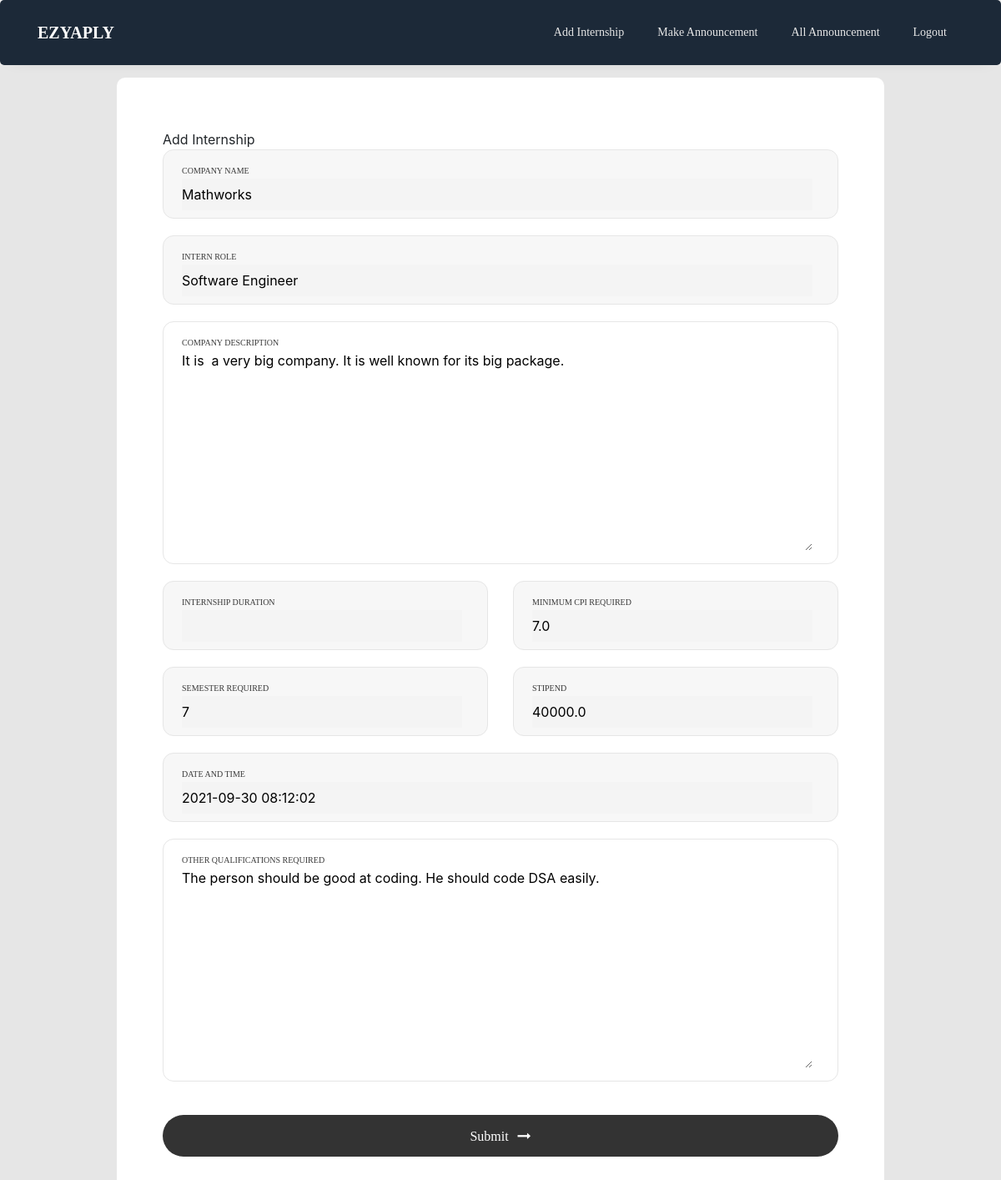
Before: /edit_internship/1 with the older database file.
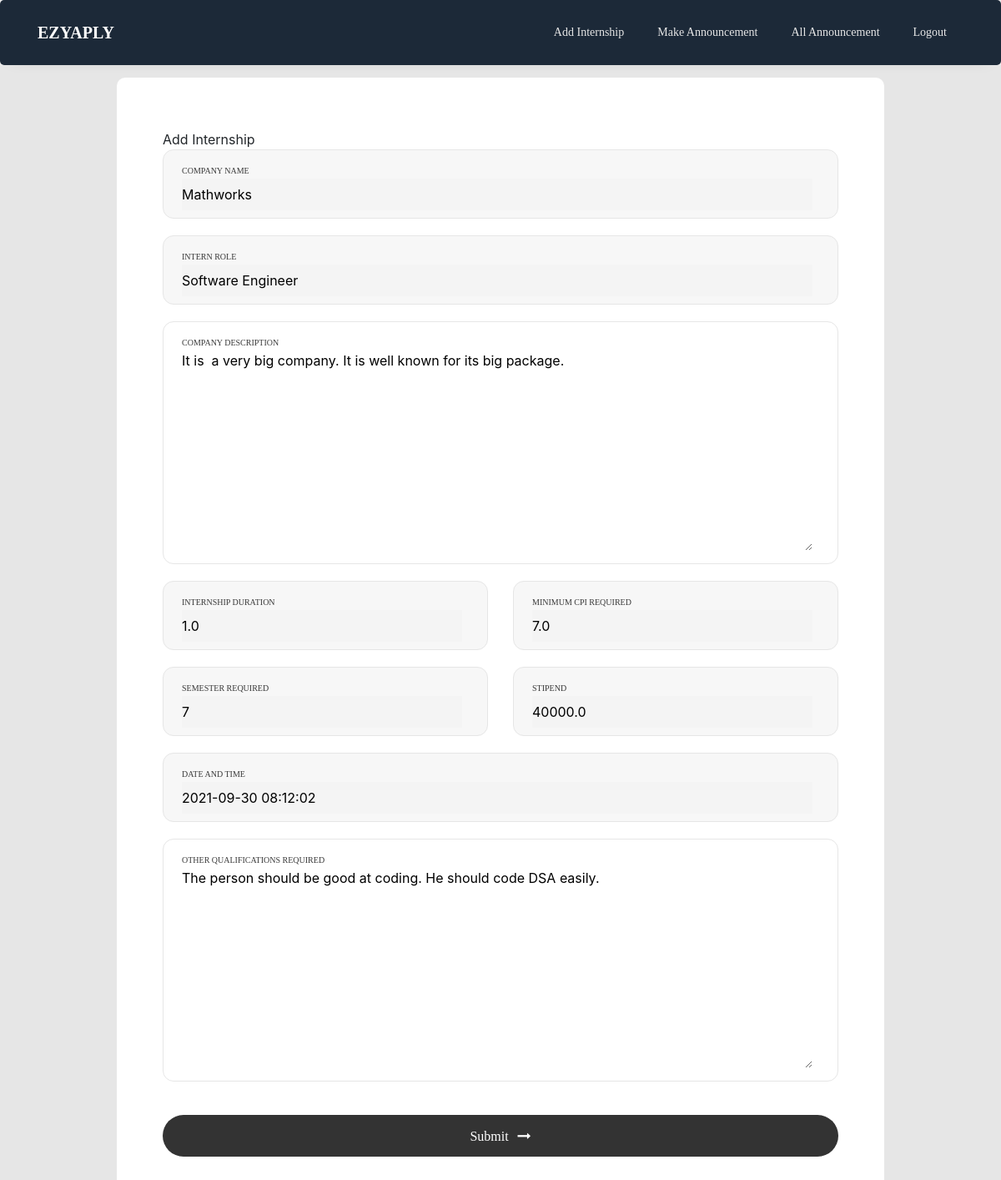
After: the same page with the newer database file.
### ezyaplyapp/models.py (models this page shows, shortened)
class Internships(models.Model):
    iid=models.AutoField(primary_key=True)
    company_name = models.CharField(max_length=200)
    intern_role=models.CharField(max_length=200,blank=True)
    description=models.TextField(max_length=500,null=True)
    duration= models.FloatField(blank=True,null=True)
    cpi = models.FloatField(blank=True,null=True)
    semester = models.IntegerField(null=True)
    other_qualifications=models.TextField(blank=True,null=True)
    stipend=models.FloatField(blank=True,null=True)
    date=models.CharField(max_length=100,null=True)

### ezyaplyapp/views.py (the view, shortened to what this page needs)
# urls.py: path('edit_internship/<id>',views.edit_internship,name='edit_internship'),
def edit_internship(request,id):
    intern=Internships.objects.get(iid=id)
    form=AddInternshipForm(instance=intern)
    context = {'form':form,
    'user_id':request.user.id}
    return render(request, 'edit_internship.html',context)

### ezyaplyapp/forms.py
class AddInternshipForm(forms.ModelForm):
    class Meta:
        model=Internships
        fields=['company_name','intern_role','description','duration','cpi','semester','other_qualifications','stipend','date']

### ezyaplyapp/template/edit_internship.html (shortened to what the changed rows need)
<!doctype html>
{% load static %}
<html lang="en">
  <head>
	<link rel="stylesheet" type="text/css" href="{% static 'form/vendor/bootstrap/css/bootstrap.min.css' %}">
	<link rel="stylesheet" type="text/css" href="{% static 'form/fonts/font-awesome-4.7.0/css/font-awesome.min.css' %}">
	<link rel="stylesheet" type="text/css" href="{% static 'form/fonts/iconic/css/material-design-iconic-font.min.css' %}">
	<link rel="stylesheet" type="text/css" href="{% static 'form/vendor/animate/animate.css' %}">
	<link rel="stylesheet" type="text/css" href="{% static 'form/vendor/css-hamburgers/hamburgers.min.css' %}">
	<link rel="stylesheet" type="text/css" href="vendor/animsition/css/animsition.min.css">
	<link rel="stylesheet" type="text/css" href="{% static 'form/vendor/select2/select2.min.css' %}">
	<link rel="stylesheet" type="text/css" href="{% static 'form/vendor/daterangepicker/daterangepicker.css' %}">
	<link rel="stylesheet" type="text/css" href="{% static 'form/vendor/noui/nouislider.min.css' %}">
	<link rel="stylesheet" type="text/css" href="{% static 'form/css/util.css' %}">
	<link rel="stylesheet" type="text/css" href="{% static 'form/css/main.css' %}">
	<link rel="stylesheet" href="https://stackpath.bootstrapcdn.com/font-awesome/4.7.0/css/font-awesome.min.css">
	<link rel="stylesheet" href="{% static 'navigation/css/style.css' %}">
    <link rel="stylesheet" href="https://maxcdn.bootstrapcdn.com/bootstrap/4.0.0/css/bootstrap.min.css">
  </head>
  <body>
      <div class="container-contact100">
        <div class="wrap-contact100">
          <form class="contact100-form validate-form" method="POST" action="" enctype="multipart/form-data">
            <div class="wrap-input100 validate-input bg1" data-validate="Please Type Your Name">
              <div>
              {{ form.company_name}}
              </div>
            </div>
            <div class="wrap-input100 validate-input bg1" data-validate="Please Type Your Name">
              <div>
              {{ form.intern_role}}
              </div>
            </div>
            <div class="wrap-input100 validate-input bg0 rs1-alert-validate" data-validate = "Please Type Your Message">
              <div>
              {{ form.description}}</div>
            </div>
            <div class="wrap-input100 validate-input bg1 rs1-wrap-input100" data-validate = "Please Type Your Name">
              <div>
              {{ form.duration}}
              </div>
            </div>
            <div class="wrap-input100 validate-input bg1 rs1-wrap-input100" data-validate = "Please Type Your Name">
              <div>
              {{ form.cpi}}
              </div>
            </div>
            <div class="wrap-input100 validate-input bg1 rs1-wrap-input100" data-validate = "Please Type Your Name">
              <div>
              {{ form.semester}}
              </div>
            </div>
            <div class="wrap-input100 validate-input bg1 rs1-wrap-input100" data-validate = "Please Type Your Name">
              <div>
              {{ form.stipend}}
              </div>
            </div>
            <div class="wrap-input100 validate-input bg1" data-validate="Please Type Your Name">
              <div>
              {{ form.date}}
              </div>
            </div>
            <div class="wrap-input100 validate-input bg0 rs1-alert-validate" data-validate = "Please Type Your Message">
              <div>
              {{ form.other_qualifications}}</div>
            </div>
          </form>
        </div>
      </div>
    </body>
  </html>

Changed rows visible on the page:
changed Internships "Mathworks": duration (not shown) → "1.0"
